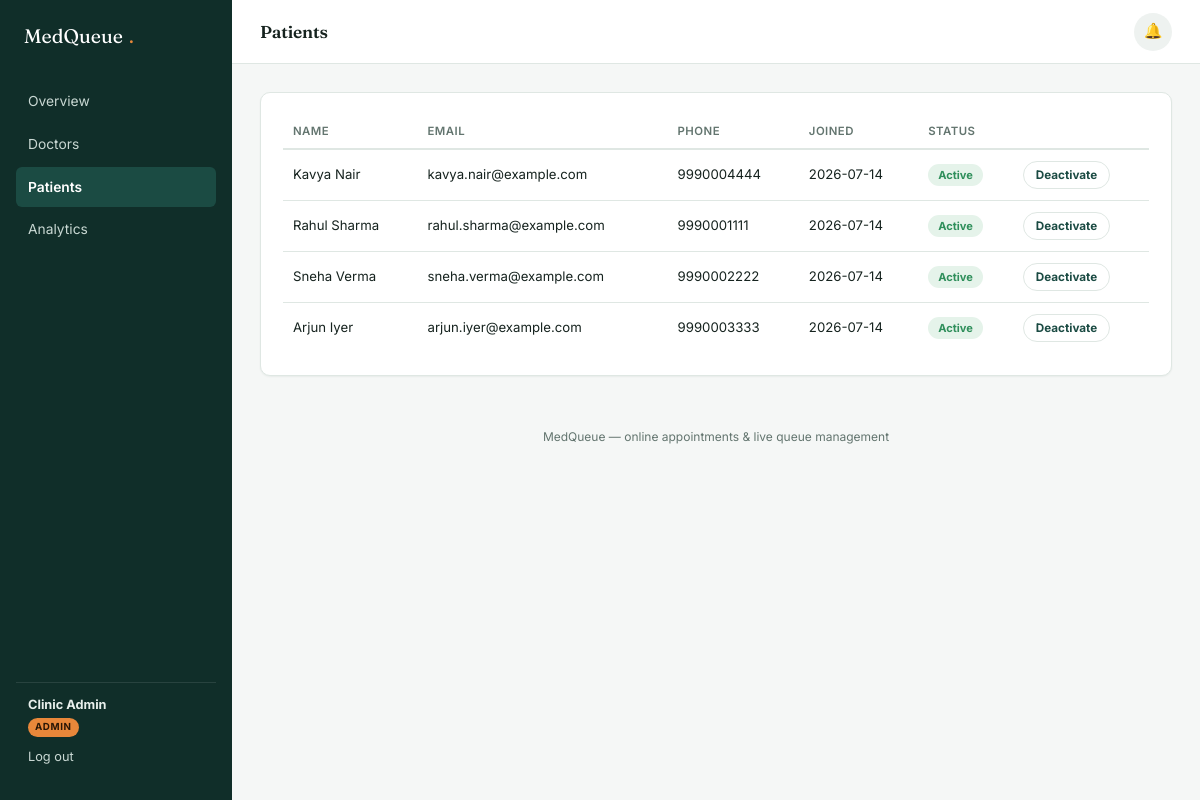
Page /admin/users (signed in) on the committed database.
### tables this page shows
CREATE TABLE users (
    id INTEGER PRIMARY KEY AUTOINCREMENT,
    name TEXT NOT NULL,
    email TEXT NOT NULL UNIQUE,
    password_hash TEXT NOT NULL,
    role TEXT NOT NULL CHECK(role IN ('patient','doctor','admin')),
    phone TEXT,
    is_active INTEGER NOT NULL DEFAULT 1,
    created_at TEXT NOT NULL DEFAULT (datetime('now'))
);

### app.py (the view)
@app.route("/admin/users")
@role_required("admin")
def admin_users():
    patients = db.query("SELECT * FROM users WHERE role='patient' ORDER BY created_at DESC")
    return render_template("admin_users.html", patients=patients)

### app.py (called while the page is built)
def current_user():
    if "user_id" not in session:
        return None
    return db.query("SELECT * FROM users WHERE id=?", (session["user_id"],), one=True)

@app.before_request
def load_user():
    g.user = current_user()

def role_required(role):
    def decorator(view):
        @wraps(view)
        def wrapped(*a, **kw):
            if not g.user:
                flash("Please log in to continue.", "error")
                return redirect(url_for("login"))
            if g.user["role"] != role:
                flash("You don't have access to that page.", "error")
                return redirect(url_for("dashboard"))
            return view(*a, **kw)
        return wrapped
    return decorator

### database.py (called while the page is built)
def get_db():
    conn = sqlite3.connect(DB_PATH)
    conn.row_factory = sqlite3.Row
    conn.execute("PRAGMA foreign_keys = ON")
    return conn

def query(sql, args=(), one=False):
    conn = get_db()
    cur = conn.execute(sql, args)
    rows = cur.fetchall()
    conn.close()
    return (rows[0] if rows else None) if one else rows

### templates/admin_users.html (shortened to what this page needs)
{% extends "base.html" %}
{% block page_title %}Patients{% endblock %}
{% block content %}
<div class="card">
  {% if patients %}
  <table>
    <thead><tr><th>Name</th><th>Email</th><th>Phone</th><th>Joined</th><th>Status</th><th></th></tr></thead>
    <tbody>
      {% for p in patients %}
      <tr>
        <td>{{ p.name }}</td>
        <td>{{ p.email }}</td>
        <td>{{ p.phone or '&mdash;' }}</td>
        <td>{{ p.created_at[:10] }}</td>
        <td><span class="badge {{ 'completed' if p.is_active else 'cancelled' }}">{{ 'Active' if p.is_active else 'Inactive' }}</span></td>
        <td>
          <form method="POST" action="{{ url_for('admin_toggle_user', user_id=p.id) }}">
            <button type="submit" class="btn ghost sm">{{ 'Deactivate' if p.is_active else 'Activate' }}</button>
          </form>
        </td>
      </tr>
      {% endfor %}
    </tbody>
  </table>
  {% else %}
  <div class="empty-state"><p>No patients registered yet.</p></div>
  {% endif %}
</div>
{% endblock %}

### templates/base.html (shortened to what this page needs)
<!DOCTYPE html>
<html lang="en">
<head>
<link rel="stylesheet" href="{{ url_for('static', filename='css/style.css') }}">
</head>
<body>
<div class="app-shell">
  <aside class="sidebar">
    <div class="brand">MedQueue<span class="dot">.</span></div>
    <nav>
      {% if g.user.role == 'patient' %}
        <a href="{{ url_for('patient_dashboard') }}" class="{{ 'active' if request.endpoint == 'patient_dashboard' }}">Dashboard</a>
        <a href="{{ url_for('book_select_doctor') }}" class="{{ 'active' if request.endpoint in ['book_select_doctor','book_appointment'] }}">Book appointment</a>
        <a href="{{ url_for('my_appointments') }}" class="{{ 'active' if request.endpoint == 'my_appointments' }}">My appointments</a>
        <a href="{{ url_for('notifications') }}" class="{{ 'active' if request.endpoint == 'notifications' }}">Notifications</a>
      {% elif g.user.role == 'admin' %}
        <a href="{{ url_for('admin_dashboard') }}" class="{{ 'active' if request.endpoint == 'admin_dashboard' }}">Overview</a>
        <a href="{{ url_for('admin_doctors') }}" class="{{ 'active' if request.endpoint == 'admin_doctors' }}">Doctors</a>
        <a href="{{ url_for('admin_users') }}" class="{{ 'active' if request.endpoint == 'admin_users' }}">Patients</a>
        <a href="{{ url_for('admin_analytics') }}" class="{{ 'active' if request.endpoint == 'admin_analytics' }}">Analytics</a>
      {% endif %}
    </nav>
    {% if g.user %}
    <div class="user-box">
      <div><strong>{{ g.user.name }}</strong></div>
      <div class="role-tag">{{ g.user.role }}</div>
      <div style="margin-top:10px;"><a href="{{ url_for('logout') }}">Log out</a></div>
    </div>
    {% endif %}
  </aside>
  <div class="main">
    <div class="topbar">
      <h1>{% block page_title %}{% endblock %}</h1>
      <div class="actions">
        <a class="bell" href="{{ url_for('notifications') }}" aria-label="Notifications" id="bell">
          🔔
        </a>
      </div>
    </div>
    <div class="content">
      {% block content %}{% endblock %}
    </div>
    <footer class="page-footer">MedQueue &mdash; online appointments &amp; live queue management</footer>
  </div>
</div>
</body>
</html>

### static/css/style.css (style rules this page uses)
:root { --bg: #F5F7F6; --surface: #FFFFFF; --surface-sunken: #EEF2F0; --ink: #16231F; --muted: #63756F; --border: #DFE7E3; --primary: #1B4B43; --primary-light: #2F6E5F; --primary-dark: #102E29; --accent: #E8873A; --accent-dark: #C96B22; --success: #2F8F5B; --success-bg: #E5F3EA; --danger: #C2503E; --danger-bg: #FBEAE6; --info: #2C6E8F; --info-bg: #E6F0F5; --radius-sm: 6px; --radius: 10px; --radius-lg: 16px; --shadow-sm: 0 1px 2px rgba(16, 46, 41, 0.06); --shadow: 0 4px 16px rgba(16, 46, 41, 0.08); --shadow-lg: 0 12px 32px rgba(16, 46, 41, 0.14); --font-display: "Fraunces", Georgia, serif; --font-body: "Inter", -apple-system, BlinkMacSystemFont, "Segoe UI", sans-serif; --font-mono: "IBM Plex Mono", "SFMono-Regular", Consolas, monospace; }
* { box-sizing: border-box; }
html, body { margin: 0; padding: 0; background: var(--bg); color: var(--ink); font-family: var(--font-body); font-size: 15px; line-height: 1.5; -webkit-font-smoothing: antialiased; }
h1, h2, h3, h4 { font-family: var(--font-display); font-weight: 600; margin: 0 0 .4em; letter-spacing: -0.01em; }
h1 { font-size: 2rem; }
a { color: var(--primary); text-decoration: none; }
.app-shell { display: flex; min-height: 100vh; }
.sidebar { width: 232px; flex-shrink: 0; background: var(--primary-dark); color: #E8EFEC; display: flex; flex-direction: column; padding: 22px 16px; }
.sidebar .brand { font-family: var(--font-display); font-size: 1.3rem; color: #fff; display: flex; align-items: baseline; gap: 6px; margin-bottom: 30px; padding: 0 8px; }
.sidebar .brand .dot { color: var(--accent); }
.sidebar nav { display: flex; flex-direction: column; gap: 2px; flex: 1; }
.sidebar nav a { color: #C9D8D3; padding: 10px 12px; border-radius: var(--radius-sm); font-size: .92rem; display: flex; align-items: center; gap: 10px; }
.sidebar nav a.active { background: var(--primary); color: #fff; font-weight: 600; }
.sidebar .user-box { margin-top: auto; padding: 12px; border-top: 1px solid rgba(255,255,255,0.1); font-size: .85rem; }
.sidebar .user-box .role-tag { display: inline-block; text-transform: uppercase; font-size: .65rem; letter-spacing: .06em; background: var(--accent); color: #2A1706; padding: 2px 7px; border-radius: 20px; font-weight: 700; margin-top: 4px; }
.sidebar .user-box a { color: #C9D8D3; }
.main { flex: 1; min-width: 0; display: flex; flex-direction: column; }
.topbar { height: 64px; flex-shrink: 0; background: var(--surface); border-bottom: 1px solid var(--border); display: flex; align-items: center; justify-content: space-between; padding: 0 28px; }
.topbar h1 { font-size: 1.15rem; margin: 0; }
.topbar .actions { display: flex; align-items: center; gap: 16px; }
.bell { position: relative; width: 38px; height: 38px; border-radius: 50%; display: flex; align-items: center; justify-content: center; background: var(--surface-sunken); color: var(--primary); }
.content { padding: 28px; max-width: 1200px; width: 100%; margin: 0 auto; }
.card { background: var(--surface); border: 1px solid var(--border); border-radius: var(--radius); padding: 22px; box-shadow: var(--shadow-sm); }
.btn { display: inline-flex; align-items: center; justify-content: center; gap: 6px; padding: 10px 18px; border-radius: 30px; font-size: .88rem; font-weight: 700; font-family: var(--font-body); border: none; cursor: pointer; background: var(--primary); color: #fff; }
.btn.ghost { background: transparent; color: var(--primary); border: 1.5px solid var(--border); }
.btn.sm { padding: 6px 12px; font-size: .78rem; }
table { width: 100%; border-collapse: collapse; font-size: .88rem; }
th { text-align: left; color: var(--muted); font-weight: 600; font-size: .76rem; text-transform: uppercase; letter-spacing: .04em; padding: 8px 10px; border-bottom: 2px solid var(--border); }
td { padding: 11px 10px; border-bottom: 1px solid var(--border); vertical-align: middle; }
tr:last-child td { border-bottom: none; }
.badge { display: inline-flex; align-items: center; gap: 5px; font-size: .74rem; font-weight: 700; padding: 3px 10px; border-radius: 20px; text-transform: capitalize; }
.badge.completed { background: var(--success-bg); color: var(--success); }
footer.page-footer { text-align: center; color: var(--muted); font-size: .8rem; padding: 24px; }

### rows in the picture
users: user.name "Clinic Admin", user.role "ADMIN"
users: name "Kavya Nair", email "kavya.nair@example.com", phone "9990004444", created_at "2026-07-14", is_active "Active", is_active "Deactivate"
users: name "Rahul Sharma", email "rahul.sharma@example.com", phone "9990001111", created_at "2026-07-14", is_active "Active", is_active "Deactivate"
users: name "Sneha Verma", email "sneha.verma@example.com", phone "9990002222", created_at "2026-07-14", is_active "Active", is_active "Deactivate"
users: name "Arjun Iyer", email "arjun.iyer@example.com", phone "9990003333", created_at "2026-07-14", is_active "Active", is_active "Deactivate"
